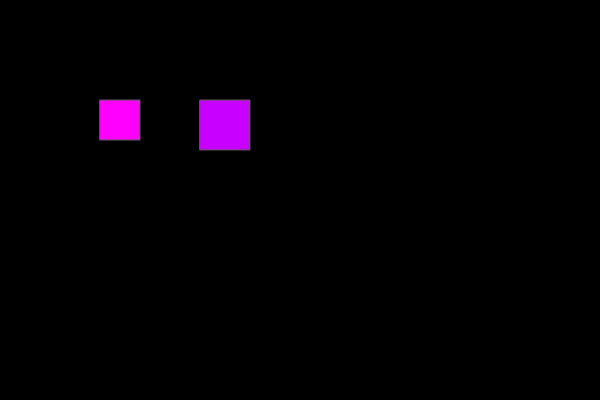
Frame 1 (no input)
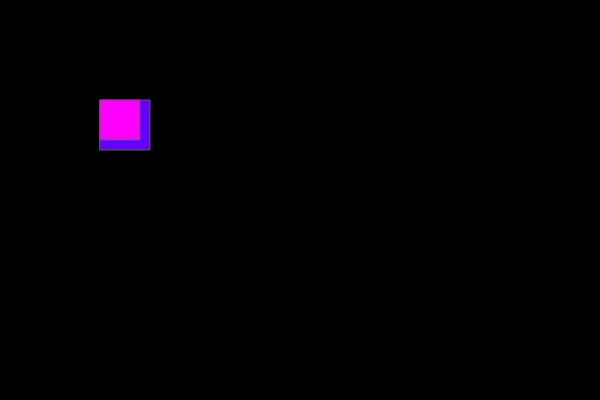
Frame 60 (no input)
Frame 120 (the mouse pressed at the canvas centre since frame 60): identical to frame 60, image omitted

The p5.js sketch that drew these frames (run headless with seeded random() and noise() and a simulated clock; from frame 60 on, the mouse is pressed at the canvas centre):

// p5.js sketch
// ── sketch.js
var x = 100;


function setup(){
  createCanvas(600,400);
  frameRate(100); 
}
function draw(){
    background(0);
    x+=50;
    x = x + 50;
 if(x > width-50){
    x = 0;
 }
 

  stroke(90);
  //trokeWeight(1);
  fill(x,0,255);
// rectMode(CENTER);
  rect(x,100,50,50);
  fill(255,0,255);
  rect(100,100,40,40);
}
// ── sketch2.js
var x = 180;
var y = 180;
var xspeed = 9;
var yspeed = 10;


function setup() {
  createCanvas(windowWidth, windowHeight);
  background (25);

}

function draw() {

	//distance from center of the screen
  	fill (random(0, 100), random(200, 250), random(200, 250));
  	ellipse (x, y,40,40);

  	//bouncing horizontally
 	 x = x + xspeed;
  	
  	 if (x > windowWidth || x < 0)  {
     	xspeed = -xspeed;
  	}

  	//bouncing veritcally≠
  	y = y + yspeed;

  	if (y > windowHeight || y < 0) {
	 	  yspeed = -yspeed;
  	}

}

// ── sketch3.js


function setup(){
  createCanvas(600,400);
  frameRate(100); 
}
function draw(){
  squares(10,10);
  squares(30,30);
  circles(50,50);
}

function squares(x,y){
    translate(x,y);
    push();
    fill(200,100,0);
    rect(100,200,10,10);
    rect(100,100,10,10);
    pop();
}
function circles(x,y){
    translate(x,y);
    push();
    fill(200,100,0);
    ellipse(100,200,10,10);
    ellipse(100,100,10,10);
    pop();
}
